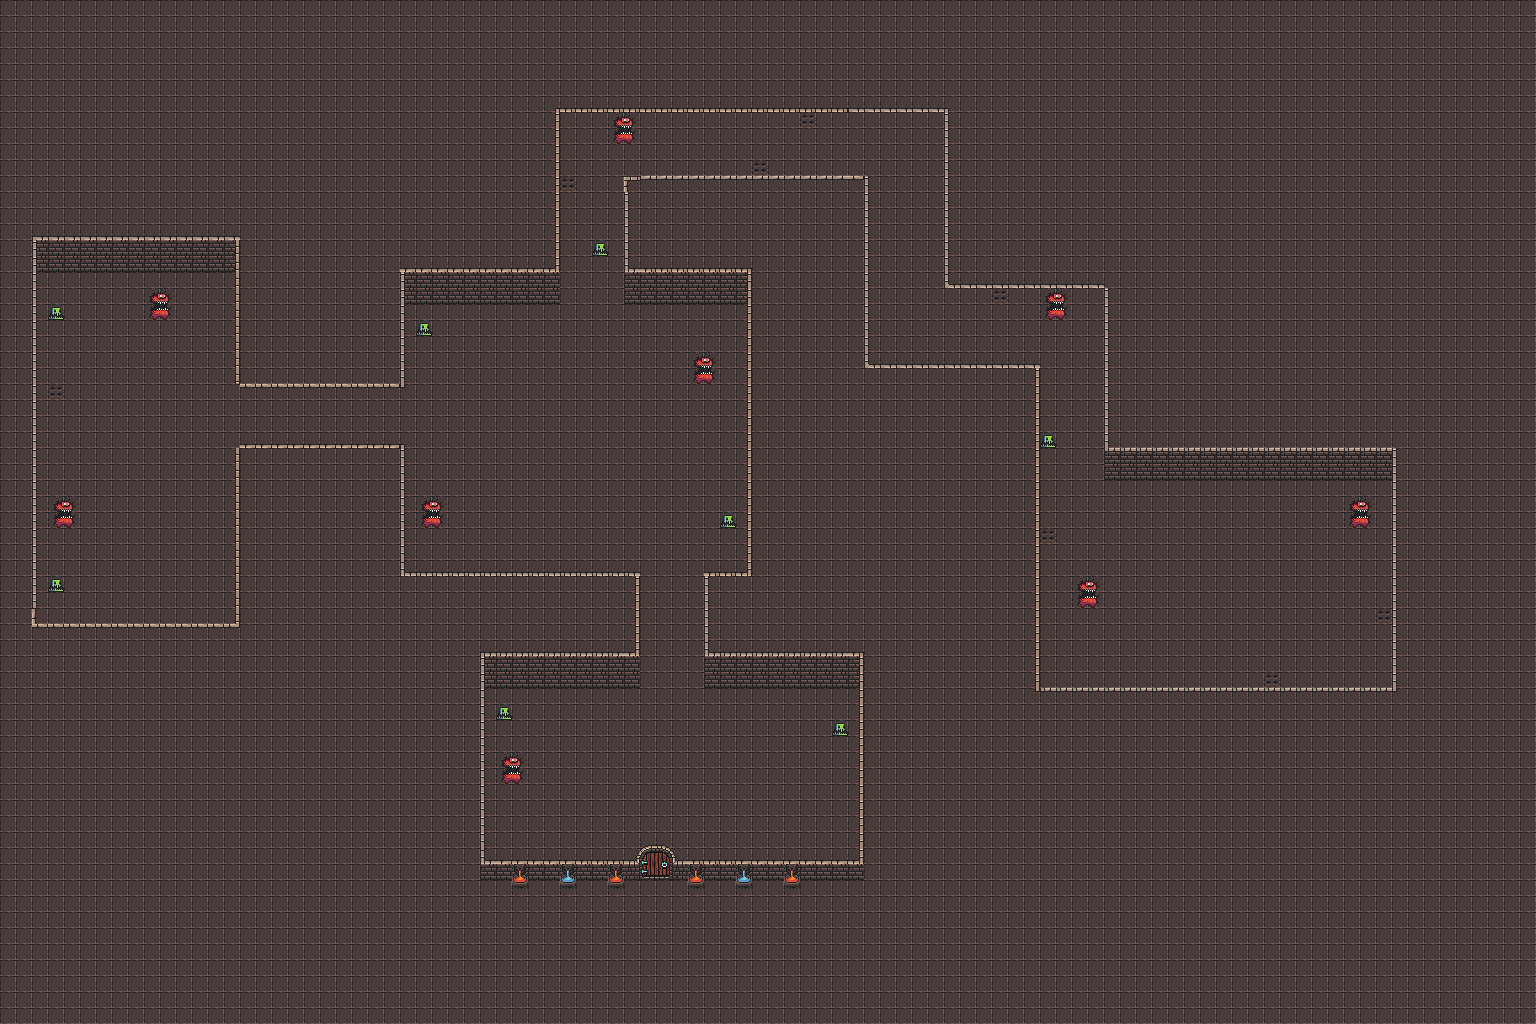

Rendered tile map (Tiled .tmx) drawn with the repository's tilesets; below, a short description and the map source with its tile grids summarised:
An orthogonal 96x64 tile map with 16x16 px tiles, 4 tile layers (Floor, Walls, Layout, Objects).

<map version="1.5" tiledversion="1.7.1" orientation="orthogonal" renderorder="right-down" width="96" height="64" tilewidth="16" tileheight="16" infinite="0" backgroundcolor="#01000000" nextlayerid="5" nextobjectid="1">
 <editorsettings>
  <export format="tmx" />
 </editorsettings>
 <tileset firstgid="1" source="../res/0x72_DungeonTilesetII_v1..tsx" />
 <layer id="1" name="Floor" width="96" height="64">
  <data>[6144 cells, 6144 non-empty, 2 distinct tile ids]</data>
 </layer>
 <layer id="3" name="Walls" width="96" height="64">
  <data>[6144 cells, 333 non-empty, 9 distinct tile ids]</data>
 </layer>
 <layer id="2" name="Layout" width="96" height="64">
  <data>[6144 cells, 538 non-empty, 32 distinct tile ids]</data>
 </layer>
 <layer id="4" name="Objects" width="96" height="64">
  <data>[6144 cells, 52 non-empty, 6 distinct tile ids]</data>
 </layer>
</map>
